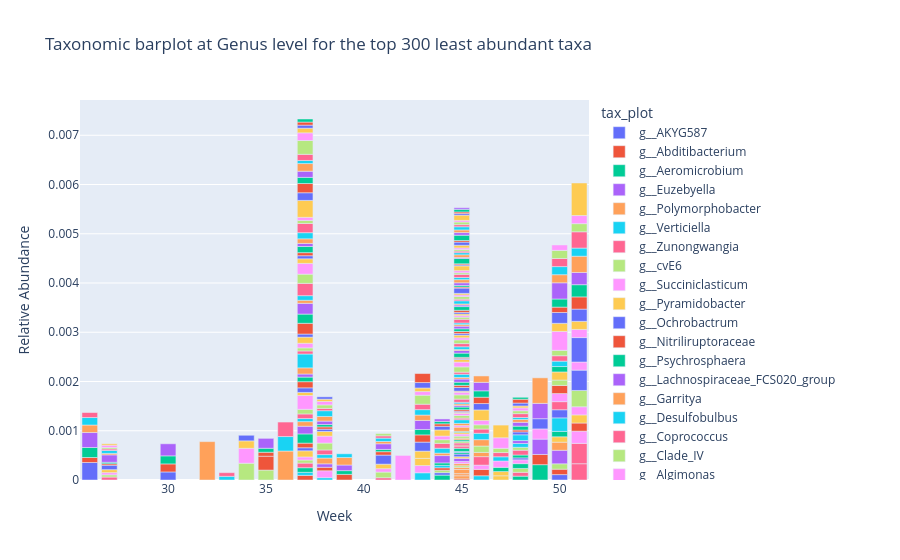

Notebook code for this chart:
### Code cell
fig = taxo_barplot(df_yW, tax_level='Genus', topn=300, order='least', 
                   abundance_col='feature_frequency', week_col='weekn')
fig.show()
